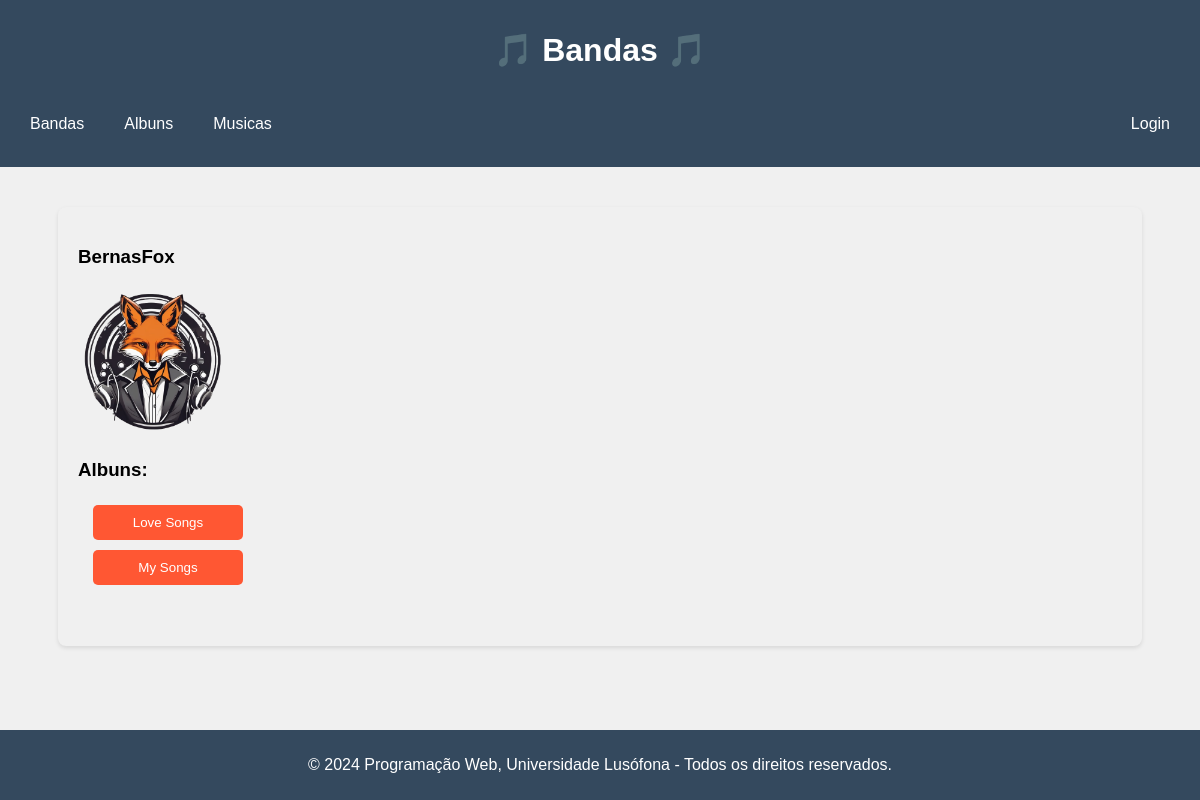
/bandas/banda/13, run on the app's committed database.
### bandas/models.py (models this page shows)
class Banda(models.Model):
    nome = models.CharField(max_length=100)
    foto = models.ImageField(upload_to='bandas', blank=True)
    album = models.ManyToManyField('Album', blank=True)
    def __str__(self):
        return self.nome

class Album(models.Model):
    nome = models.CharField(max_length=100)
    capa = models.ImageField(upload_to='albuns', blank=True)
    musicas = models.ManyToManyField('Musica', blank=True)
    def __str__(self):
        return self.nome

### bandas/views.py (the view)
# urls.py: path('<str:tipo>/<int:nome_data>', views.show_view, name='show'),
def show_view(request, tipo, nome_data):
    if tipo == 'album':
        data = Album.objects.get(id= nome_data)
    elif tipo == 'musica':
        data = Musica.objects.get(id= nome_data)
    else:
        data = Banda.objects.get(id = nome_data)
    content = {
        'tipo': tipo,
        'data': data,
        'id': nome_data
    }
    return render(request, "bandas/show.html", content)

### bandas/templates/bandas/show.html (shortened to what this page needs)
{% extends 'bandas/layout.html' %}
{% block content %}
{% if tipo == 'banda' %}
    <h3>{{ data }}</h3>
    {% if data.foto %}
        <img src='{{ data.foto.url }}' width="150px">
    {% else %}
        <p>Sem imagem!</p>
    {% endif %}
    <h3>Albuns:</h3>
    <ul class="buttons">
        {% for album in data.album.all|dictsort:"nome" %}
            <li>
                <a href="{% url 'bandas:show' 'album' album.id %}">
                    <button class="data_button">{{ album }}</button>
                </a>
            </li>
        {% endfor %}
    </ul>
    <br><br>
{% endif %}
{% endblock %}

### bandas/static/css-banda.css (style rules this page uses)
body { font-family: Arial, sans-serif; margin: 0; padding: 0; background-color: #f0f0f0; display: grid; grid-template-rows: auto 1fr auto; grid-template-columns: 1fr; grid-template-areas: "header" "main" "footer"; min-height: 100vh; }
ul.buttons { list-style-type: none; margin: 0; padding: 0; display: flex; flex-direction: column; }
ul.buttons li { margin-left: 10px; }
button { background-color: #3498db; color: #fff; border: none; border-radius: 5px; padding: 10px; cursor: pointer; transition: background-color 0.3s ease; }
.data_button { display: inline-block; padding: 10px 0; background-color: #FF5733; color: #fff; text-decoration: none; border: none; border-radius: 5px; margin: 5px; width: 50%; max-width: 150px; box-sizing: border-box; overflow: hidden; white-space: nowrap; text-overflow: ellipsis; }

### data on the page
Banda: nome "BernasFox", foto (picture)
Album: nome "Love Songs"
Album: nome "My Songs"
